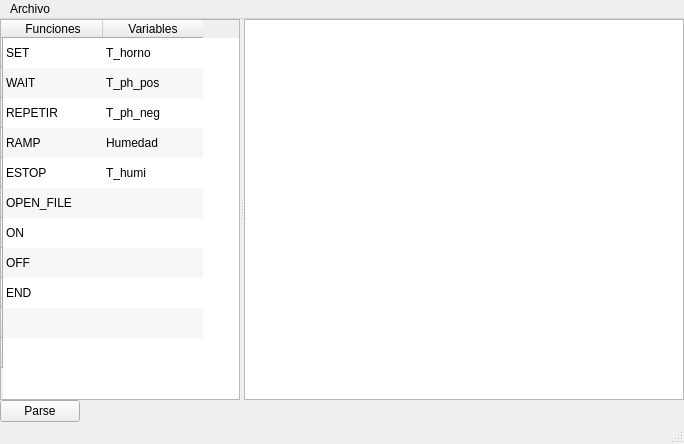
<?xml version="1.0" encoding="UTF-8"?>
<ui version="4.0">
 <class>MainWindow</class>
 <widget class="QMainWindow" name="MainWindow">
  <property name="geometry">
   <rect>
    <x>0</x>
    <y>0</y>
    <width>684</width>
    <height>444</height>
   </rect>
  </property>
  <property name="windowTitle">
   <string>MainWindow</string>
  </property>
  <widget class="QWidget" name="centralwidget">
   <property name="sizePolicy">
    <sizepolicy hsizetype="Preferred" vsizetype="Expanding">
     <horstretch>0</horstretch>
     <verstretch>0</verstretch>
    </sizepolicy>
   </property>
   <layout class="QFormLayout" name="formLayout">
    <property name="fieldGrowthPolicy">
     <enum>QFormLayout::ExpandingFieldsGrow</enum>
    </property>
    <property name="horizontalSpacing">
     <number>0</number>
    </property>
    <property name="verticalSpacing">
     <number>0</number>
    </property>
    <property name="leftMargin">
     <number>0</number>
    </property>
    <property name="topMargin">
     <number>0</number>
    </property>
    <property name="rightMargin">
     <number>0</number>
    </property>
    <property name="bottomMargin">
     <number>0</number>
    </property>
    <item row="0" column="1">
     <widget class="QSplitter" name="splitter">
      <property name="sizePolicy">
       <sizepolicy hsizetype="Expanding" vsizetype="Expanding">
        <horstretch>0</horstretch>
        <verstretch>0</verstretch>
       </sizepolicy>
      </property>
      <property name="orientation">
       <enum>Qt::Horizontal</enum>
      </property>
      <widget class="QTableWidget" name="tableWidget">
       <property name="sizePolicy">
        <sizepolicy hsizetype="Minimum" vsizetype="Expanding">
         <horstretch>0</horstretch>
         <verstretch>0</verstretch>
        </sizepolicy>
       </property>
       <property name="minimumSize">
        <size>
         <width>0</width>
         <height>0</height>
        </size>
       </property>
       <property name="maximumSize">
        <size>
         <width>240</width>
         <height>16777215</height>
        </size>
       </property>
       <property name="cursor" stdset="0">
        <cursorShape>PointingHandCursor</cursorShape>
       </property>
       <property name="autoFillBackground">
        <bool>false</bool>
       </property>
       <property name="sizeAdjustPolicy">
        <enum>QAbstractScrollArea::AdjustToContents</enum>
       </property>
       <property name="dragEnabled">
        <bool>true</bool>
       </property>
       <property name="dragDropMode">
        <enum>QAbstractItemView::DragOnly</enum>
       </property>
       <property name="defaultDropAction">
        <enum>Qt::MoveAction</enum>
       </property>
       <property name="alternatingRowColors">
        <bool>true</bool>
       </property>
       <property name="showGrid">
        <bool>false</bool>
       </property>
       <property name="sortingEnabled">
        <bool>true</bool>
       </property>
       <property name="cornerButtonEnabled">
        <bool>true</bool>
       </property>
       <attribute name="horizontalHeaderCascadingSectionResizes">
        <bool>false</bool>
       </attribute>
       <row>
        <property name="text">
         <string/>
        </property>
       </row>
       <row>
        <property name="text">
         <string/>
        </property>
       </row>
       <row>
        <property name="text">
         <string/>
        </property>
       </row>
       <row>
        <property name="text">
         <string/>
        </property>
       </row>
       <row>
        <property name="text">
         <string/>
        </property>
       </row>
       <row>
        <property name="text">
         <string/>
        </property>
       </row>
       <row>
        <property name="text">
         <string/>
        </property>
       </row>
       <row>
        <property name="text">
         <string/>
        </property>
       </row>
       <row>
        <property name="text">
         <string/>
        </property>
       </row>
       <row>
        <property name="text">
         <string/>
        </property>
       </row>
       <row>
        <property name="text">
         <string/>
        </property>
       </row>
       <column>
        <property name="text">
         <string>Funciones</string>
        </property>
       </column>
       <column>
        <property name="text">
         <string>Variables</string>
        </property>
       </column>
       <item row="0" column="0">
        <property name="text">
         <string>SET</string>
        </property>
        <property name="flags">
         <set>ItemIsDragEnabled|ItemIsEnabled</set>
        </property>
       </item>
       <item row="0" column="1">
        <property name="text">
         <string>T_horno</string>
        </property>
        <property name="flags">
         <set>ItemIsDragEnabled|ItemIsUserCheckable|ItemIsEnabled</set>
        </property>
       </item>
       <item row="1" column="0">
        <property name="text">
         <string>WAIT</string>
        </property>
        <property name="flags">
         <set>ItemIsDragEnabled|ItemIsUserCheckable|ItemIsEnabled</set>
        </property>
       </item>
       <item row="1" column="1">
        <property name="text">
         <string>T_ph_pos</string>
        </property>
        <property name="flags">
         <set>ItemIsDragEnabled|ItemIsUserCheckable|ItemIsEnabled</set>
        </property>
       </item>
       <item row="2" column="0">
        <property name="text">
         <string>REPETIR</string>
        </property>
        <property name="flags">
         <set>ItemIsDragEnabled|ItemIsEnabled</set>
        </property>
       </item>
       <item row="2" column="1">
        <property name="text">
         <string>T_ph_neg</string>
        </property>
        <property name="flags">
         <set>ItemIsDragEnabled|ItemIsUserCheckable|ItemIsEnabled</set>
        </property>
       </item>
       <item row="3" column="0">
        <property name="text">
         <string>RAMP</string>
        </property>
        <property name="flags">
         <set>ItemIsDragEnabled|ItemIsEnabled</set>
        </property>
       </item>
       <item row="3" column="1">
        <property name="text">
         <string>Humedad</string>
        </property>
        <property name="flags">
         <set>ItemIsDragEnabled|ItemIsUserCheckable|ItemIsEnabled</set>
        </property>
       </item>
       <item row="4" column="0">
        <property name="text">
         <string>ESTOP</string>
        </property>
        <property name="flags">
         <set>ItemIsDragEnabled|ItemIsEnabled</set>
        </property>
       </item>
       <item row="4" column="1">
        <property name="text">
         <string>T_humi</string>
        </property>
        <property name="flags">
         <set>ItemIsDragEnabled|ItemIsDropEnabled|ItemIsUserCheckable|ItemIsEnabled</set>
        </property>
       </item>
       <item row="5" column="0">
        <property name="text">
         <string>OPEN_FILE</string>
        </property>
        <property name="flags">
         <set>ItemIsDragEnabled|ItemIsEnabled</set>
        </property>
       </item>
       <item row="5" column="1">
        <property name="text">
         <string/>
        </property>
       </item>
       <item row="6" column="0">
        <property name="text">
         <string>ON</string>
        </property>
        <property name="flags">
         <set>ItemIsDragEnabled|ItemIsUserCheckable|ItemIsEnabled</set>
        </property>
       </item>
       <item row="7" column="0">
        <property name="text">
         <string>OFF</string>
        </property>
        <property name="flags">
         <set>ItemIsDragEnabled|ItemIsUserCheckable|ItemIsEnabled</set>
        </property>
       </item>
       <item row="8" column="0">
        <property name="text">
         <string>END</string>
        </property>
        <property name="flags">
         <set>ItemIsDragEnabled|ItemIsDropEnabled|ItemIsUserCheckable|ItemIsEnabled</set>
        </property>
       </item>
       <item row="9" column="0">
        <property name="flags">
         <set>ItemIsDragEnabled|ItemIsDropEnabled|ItemIsUserCheckable|ItemIsEnabled</set>
        </property>
       </item>
       <item row="10" column="0">
        <property name="flags">
         <set>ItemIsDragEnabled|ItemIsDropEnabled|ItemIsUserCheckable|ItemIsEnabled</set>
        </property>
       </item>
      </widget>
      <widget class="CodeEditor" name="textEdit">
       <property name="sizePolicy">
        <sizepolicy hsizetype="Expanding" vsizetype="Expanding">
         <horstretch>0</horstretch>
         <verstretch>0</verstretch>
        </sizepolicy>
       </property>
       <property name="cursor" stdset="0">
        <cursorShape>IBeamCursor</cursorShape>
       </property>
       <property name="sizeAdjustPolicy">
        <enum>QAbstractScrollArea::AdjustToContentsOnFirstShow</enum>
       </property>
       <property name="cursorWidth">
        <number>1</number>
       </property>
      </widget>
     </widget>
    </item>
    <item row="1" column="1">
     <widget class="QPushButton" name="pushButton">
      <property name="text">
       <string>Parse</string>
      </property>
     </widget>
    </item>
   </layout>
  </widget>
  <widget class="QMenuBar" name="menubar">
   <property name="geometry">
    <rect>
     <x>0</x>
     <y>0</y>
     <width>684</width>
     <height>21</height>
    </rect>
   </property>
   <widget class="QMenu" name="menuArchivo">
    <property name="title">
     <string>Archivo</string>
    </property>
    <addaction name="actionCargar"/>
    <addaction name="actionGuargar"/>
    <addaction name="separator"/>
   </widget>
   <addaction name="menuArchivo"/>
  </widget>
  <widget class="QStatusBar" name="statusbar"/>
  <action name="actionCargar">
   <property name="text">
    <string>Cargar</string>
   </property>
  </action>
  <action name="actionGuargar">
   <property name="text">
    <string>Guargar</string>
   </property>
  </action>
 </widget>
 <customwidgets>
  <customwidget>
   <class>CodeEditor</class>
   <extends>QTextEdit</extends>
   <header>codeeditor.h</header>
  </customwidget>
 </customwidgets>
 <resources/>
 <connections/>
</ui>
